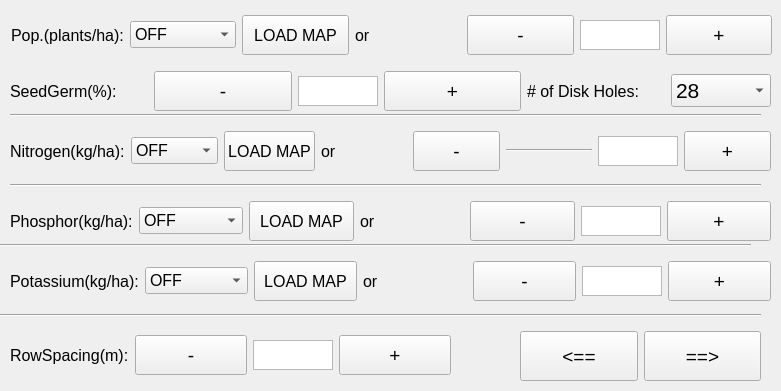
  <widget class="QWidget" name="config">
   <attribute name="title">
    <string>CONFIG</string>
   </attribute>
   <widget class="QWidget" name="layoutWidget">
    <property name="geometry">
     <rect>
      <x>10</x>
      <y>130</y>
      <width>761</width>
      <height>42</height>
     </rect>
    </property>
    <layout class="QHBoxLayout" name="horizontalLayout_14">
     <item>
      <widget class="QLabel" name="label_38">
       <property name="font">
        <font>
         <pointsize>12</pointsize>
        </font>
       </property>
       <property name="text">
        <string>Nitrogen(kg/ha):</string>
       </property>
      </widget>
     </item>
     <item>
      <widget class="QComboBox" name="list_n">
       <property name="font">
        <font>
         <pointsize>12</pointsize>
        </font>
       </property>
       <item>
        <property name="text">
         <string>OFF</string>
        </property>
       </item>
       <item>
        <property name="text">
         <string>MAP</string>
        </property>
       </item>
       <item>
        <property name="text">
         <string>FIX</string>
        </property>
       </item>
      </widget>
     </item>
     <item>
      <widget class="QPushButton" name="bt_load_n">
       <property name="minimumSize">
        <size>
         <width>0</width>
         <height>40</height>
        </size>
       </property>
       <property name="maximumSize">
        <size>
         <width>16777215</width>
         <height>40</height>
        </size>
       </property>
       <property name="font">
        <font>
         <pointsize>12</pointsize>
        </font>
       </property>
       <property name="text">
        <string>LOAD MAP</string>
       </property>
      </widget>
     </item>
     <item>
      <widget class="QLabel" name="label_25">
       <property name="font">
        <font>
         <pointsize>12</pointsize>
         <weight>50</weight>
         <italic>false</italic>
         <bold>false</bold>
        </font>
       </property>
       <property name="text">
        <string>or</string>
       </property>
      </widget>
     </item>
     <item>
      <widget class="QPushButton" name="bt_m_n">
       <property name="minimumSize">
        <size>
         <width>0</width>
         <height>40</height>
        </size>
       </property>
       <property name="maximumSize">
        <size>
         <width>16777215</width>
         <height>40</height>
        </size>
       </property>
       <property name="font">
        <font>
         <pointsize>14</pointsize>
        </font>
       </property>
       <property name="text">
        <string>-</string>
       </property>
      </widget>
     </item>
     <item>
      <widget class="Line" name="line">
       <property name="orientation">
        <enum>Qt::Horizontal</enum>
       </property>
      </widget>
     </item>
     <item>
      <widget class="QPlainTextEdit" name="ql_set_n">
       <property name="maximumSize">
        <size>
         <width>80</width>
         <height>30</height>
        </size>
       </property>
       <property name="font">
        <font>
         <pointsize>10</pointsize>
        </font>
       </property>
      </widget>
     </item>
     <item>
      <widget class="QPushButton" name="bt_p_n">
       <property name="minimumSize">
        <size>
         <width>0</width>
         <height>40</height>
        </size>
       </property>
       <property name="maximumSize">
        <size>
         <width>16777215</width>
         <height>40</height>
        </size>
       </property>
       <property name="font">
        <font>
         <pointsize>14</pointsize>
        </font>
       </property>
       <property name="text">
        <string>+</string>
       </property>
      </widget>
     </item>
    </layout>
   </widget>
   <widget class="QWidget" name="layoutWidget_3">
    <property name="geometry">
     <rect>
      <x>10</x>
      <y>200</y>
      <width>761</width>
      <height>42</height>
     </rect>
    </property>
    <layout class="QHBoxLayout" name="horizontalLayout_15">
     <item>
      <widget class="QLabel" name="label_39">
       <property name="font">
        <font>
         <pointsize>12</pointsize>
        </font>
       </property>
       <property name="text">
        <string>Phosphor(kg/ha):</string>
       </property>
      </widget>
     </item>
     <item>
      <widget class="QComboBox" name="list_p">
       <property name="font">
        <font>
         <pointsize>12</pointsize>
        </font>
       </property>
       <item>
        <property name="text">
         <string>OFF</string>
        </property>
       </item>
       <item>
        <property name="text">
         <string>MAP</string>
        </property>
       </item>
       <item>
        <property name="text">
         <string>FIX</string>
        </property>
       </item>
      </widget>
     </item>
     <item>
      <widget class="QPushButton" name="bt_load_p">
       <property name="minimumSize">
        <size>
         <width>0</width>
         <height>40</height>
        </size>
       </property>
       <property name="maximumSize">
        <size>
         <width>16777215</width>
         <height>40</height>
        </size>
       </property>
       <property name="font">
        <font>
         <pointsize>12</pointsize>
        </font>
       </property>
       <property name="text">
        <string>LOAD MAP</string>
       </property>
      </widget>
     </item>
     <item>
      <widget class="QLabel" name="label_26">
       <property name="font">
        <font>
         <pointsize>12</pointsize>
         <weight>50</weight>
         <italic>false</italic>
         <bold>false</bold>
        </font>
       </property>
       <property name="text">
        <string>or</string>
       </property>
      </widget>
     </item>
     <item>
      <widget class="QPushButton" name="bt_m_p">
       <property name="minimumSize">
        <size>
         <width>0</width>
         <height>40</height>
        </size>
       </property>
       <property name="maximumSize">
        <size>
         <width>16777215</width>
         <height>40</height>
        </size>
       </property>
       <property name="font">
        <font>
         <pointsize>14</pointsize>
        </font>
       </property>
       <property name="text">
        <string>-</string>
       </property>
      </widget>
     </item>
     <item>
      <widget class="QPlainTextEdit" name="ql_set_p">
       <property name="maximumSize">
        <size>
         <width>80</width>
         <height>30</height>
        </size>
       </property>
       <property name="font">
        <font>
         <pointsize>10</pointsize>
        </font>
       </property>
      </widget>
     </item>
     <item>
      <widget class="QPushButton" name="bt_p_p">
       <property name="minimumSize">
        <size>
         <width>0</width>
         <height>40</height>
        </size>
       </property>
       <property name="maximumSize">
        <size>
         <width>16777215</width>
         <height>40</height>
        </size>
       </property>
       <property name="font">
        <font>
         <pointsize>14</pointsize>
        </font>
       </property>
       <property name="text">
        <string>+</string>
       </property>
      </widget>
     </item>
    </layout>
   </widget>
   <widget class="Line" name="line_2">
    <property name="geometry">
     <rect>
      <x>10</x>
      <y>100</y>
      <width>751</width>
      <height>31</height>
     </rect>
    </property>
    <property name="orientation">
     <enum>Qt::Horizontal</enum>
    </property>
   </widget>
   <widget class="Line" name="line_3">
    <property name="geometry">
     <rect>
      <x>10</x>
      <y>170</y>
      <width>751</width>
      <height>31</height>
     </rect>
    </property>
    <property name="orientation">
     <enum>Qt::Horizontal</enum>
    </property>
   </widget>
   <widget class="QWidget" name="layoutWidget_4">
    <property name="geometry">
     <rect>
      <x>10</x>
      <y>260</y>
      <width>761</width>
      <height>42</height>
     </rect>
    </property>
    <layout class="QHBoxLayout" name="horizontalLayout_16">
     <item>
      <widget class="QLabel" name="label_40">
       <property name="font">
        <font>
         <pointsize>12</pointsize>
        </font>
       </property>
       <property name="text">
        <string>Potassium(kg/ha):</string>
       </property>
      </widget>
     </item>
     <item>
      <widget class="QComboBox" name="list_k">
       <property name="font">
        <font>
         <pointsize>12</pointsize>
        </font>
       </property>
       <item>
        <property name="text">
         <string>OFF</string>
        </property>
       </item>
       <item>
        <property name="text">
         <string>MAP</string>
        </property>
       </item>
       <item>
        <property name="text">
         <string>FIX</string>
        </property>
       </item>
      </widget>
     </item>
     <item>
      <widget class="QPushButton" name="bt_load_k">
       <property name="minimumSize">
        <size>
         <width>0</width>
         <height>40</height>
        </size>
       </property>
       <property name="maximumSize">
        <size>
         <width>16777215</width>
         <height>40</height>
        </size>
       </property>
       <property name="font">
        <font>
         <pointsize>12</pointsize>
        </font>
       </property>
       <property name="text">
        <string>LOAD MAP</string>
       </property>
      </widget>
     </item>
     <item>
      <widget class="QLabel" name="label_27">
       <property name="font">
        <font>
         <pointsize>12</pointsize>
         <weight>50</weight>
         <italic>false</italic>
         <bold>false</bold>
        </font>
       </property>
       <property name="text">
        <string>or</string>
       </property>
      </widget>
     </item>
     <item>
      <widget class="QPushButton" name="bt_m_k">
       <property name="minimumSize">
        <size>
         <width>0</width>
         <height>40</height>
        </size>
       </property>
       <property name="maximumSize">
        <size>
         <width>16777215</width>
         <height>40</height>
        </size>
       </property>
       <property name="font">
        <font>
         <pointsize>14</pointsize>
        </font>
       </property>
       <property name="text">
        <string>-</string>
       </property>
      </widget>
     </item>
     <item>
      <widget class="QPlainTextEdit" name="ql_set_k">
       <property name="maximumSize">
        <size>
         <width>80</width>
         <height>30</height>
        </size>
       </property>
       <property name="font">
        <font>
         <pointsize>10</pointsize>
        </font>
       </property>
      </widget>
     </item>
     <item>
      <widget class="QPushButton" name="bt_p_k">
       <property name="minimumSize">
        <size>
         <width>0</width>
         <height>40</height>
        </size>
       </property>
       <property name="maximumSize">
        <size>
         <width>16777215</width>
         <height>40</height>
        </size>
       </property>
       <property name="font">
        <font>
         <pointsize>14</pointsize>
        </font>
       </property>
       <property name="text">
        <string>+</string>
       </property>
      </widget>
     </item>
    </layout>
   </widget>
   <widget class="Line" name="line_4">
    <property name="geometry">
     <rect>
      <x>0</x>
      <y>230</y>
      <width>751</width>
      <height>31</height>
     </rect>
    </property>
    <property name="orientation">
     <enum>Qt::Horizontal</enum>
    </property>
   </widget>
   <widget class="Line" name="line_5">
    <property name="geometry">
     <rect>
      <x>0</x>
      <y>300</y>
      <width>761</width>
      <height>31</height>
     </rect>
    </property>
    <property name="orientation">
     <enum>Qt::Horizontal</enum>
    </property>
   </widget>
   <widget class="QWidget" name="layoutWidget">
    <property name="geometry">
     <rect>
      <x>11</x>
      <y>14</y>
      <width>761</width>
      <height>42</height>
     </rect>
    </property>
    <layout class="QHBoxLayout" name="horizontalLayout_11">
     <item>
      <widget class="QLabel" name="label_36">
       <property name="font">
        <font>
         <pointsize>12</pointsize>
        </font>
       </property>
       <property name="text">
        <string>Pop.(plants/ha):</string>
       </property>
      </widget>
     </item>
     <item>
      <widget class="QComboBox" name="list_pop">
       <property name="font">
        <font>
         <pointsize>12</pointsize>
        </font>
       </property>
       <item>
        <property name="text">
         <string>OFF</string>
        </property>
       </item>
       <item>
        <property name="text">
         <string>MAP</string>
        </property>
       </item>
       <item>
        <property name="text">
         <string>FIX</string>
        </property>
       </item>
      </widget>
     </item>
     <item>
      <widget class="QPushButton" name="bt_load_pol">
       <property name="minimumSize">
        <size>
         <width>0</width>
         <height>40</height>
        </size>
       </property>
       <property name="maximumSize">
        <size>
         <width>16777215</width>
         <height>40</height>
        </size>
       </property>
       <property name="font">
        <font>
         <pointsize>12</pointsize>
        </font>
       </property>
       <property name="text">
        <string>LOAD MAP</string>
       </property>
      </widget>
     </item>
     <item>
      <widget class="QLabel" name="label_21">
       <property name="font">
        <font>
         <pointsize>12</pointsize>
         <weight>50</weight>
         <italic>false</italic>
         <bold>false</bold>
        </font>
       </property>
       <property name="text">
        <string>or</string>
       </property>
      </widget>
     </item>
     <item>
      <widget class="QPushButton" name="bt_m_pop">
       <property name="minimumSize">
        <size>
         <width>0</width>
         <height>40</height>
        </size>
       </property>
       <property name="maximumSize">
        <size>
         <width>16777215</width>
         <height>40</height>
        </size>
       </property>
       <property name="font">
        <font>
         <pointsize>14</pointsize>
        </font>
       </property>
       <property name="text">
        <string>-</string>
       </property>
      </widget>
     </item>
     <item>
      <widget class="QPlainTextEdit" name="ql_set_pop">
       <property name="maximumSize">
        <size>
         <width>80</width>
         <height>30</height>
        </size>
       </property>
       <property name="font">
        <font>
         <pointsize>10</pointsize>
        </font>
       </property>
      </widget>
     </item>
     <item>
      <widget class="QPushButton" name="bt_p_pop">
       <property name="minimumSize">
        <size>
         <width>0</width>
         <height>40</height>
        </size>
       </property>
       <property name="maximumSize">
        <size>
         <width>16777215</width>
         <height>40</height>
        </size>
       </property>
       <property name="font">
        <font>
         <pointsize>14</pointsize>
        </font>
       </property>
       <property name="text">
        <string>+</string>
       </property>
      </widget>
     </item>
    </layout>
   </widget>
   <widget class="QWidget" name="layoutWidget">
    <property name="geometry">
     <rect>
      <x>10</x>
      <y>70</y>
      <width>761</width>
      <height>42</height>
     </rect>
    </property>
    <layout class="QHBoxLayout" name="horizontalLayout_12">
     <item>
      <widget class="QLabel" name="label_20">
       <property name="font">
        <font>
         <pointsize>12</pointsize>
         <weight>50</weight>
         <italic>false</italic>
         <bold>false</bold>
        </font>
       </property>
       <property name="text">
        <string>SeedGerm(%):</string>
       </property>
      </widget>
     </item>
     <item>
      <widget class="QPushButton" name="bt_m_germ">
       <property name="minimumSize">
        <size>
         <width>0</width>
         <height>40</height>
        </size>
       </property>
       <property name="maximumSize">
        <size>
         <width>16777215</width>
         <height>40</height>
        </size>
       </property>
       <property name="font">
        <font>
         <pointsize>14</pointsize>
        </font>
       </property>
       <property name="text">
        <string>-</string>
       </property>
      </widget>
     </item>
     <item>
      <widget class="QPlainTextEdit" name="ql_set_germ">
       <property name="maximumSize">
        <size>
         <width>80</width>
         <height>30</height>
        </size>
       </property>
       <property name="font">
        <font>
         <pointsize>10</pointsize>
        </font>
       </property>
      </widget>
     </item>
     <item>
      <widget class="QPushButton" name="bt_p_germ">
       <property name="minimumSize">
        <size>
         <width>0</width>
         <height>40</height>
        </size>
       </property>
       <property name="maximumSize">
        <size>
         <width>16777215</width>
         <height>40</height>
        </size>
       </property>
       <property name="font">
        <font>
         <pointsize>14</pointsize>
        </font>
       </property>
       <property name="text">
        <string>+</string>
       </property>
      </widget>
     </item>
     <item>
      <widget class="QLabel" name="label_15">
       <property name="font">
        <font>
         <pointsize>12</pointsize>
         <weight>50</weight>
         <italic>false</italic>
         <bold>false</bold>
        </font>
       </property>
       <property name="text">
        <string># of Disk Holes:</string>
       </property>
      </widget>
     </item>
     <item>
      <widget class="QComboBox" name="list_holes">
       <property name="maximumSize">
        <size>
         <width>100</width>
         <height>16777215</height>
        </size>
       </property>
       <property name="font">
        <font>
         <pointsize>16</pointsize>
        </font>
       </property>
       <item>
        <property name="text">
         <string>28</string>
        </property>
       </item>
       <item>
        <property name="text">
         <string>45</string>
        </property>
       </item>
       <item>
        <property name="text">
         <string>64</string>
        </property>
       </item>
       <item>
        <property name="text">
         <string>84</string>
        </property>
       </item>
      </widget>
     </item>
    </layout>
   </widget>
   <widget class="QWidget" name="layoutWidget">
    <property name="geometry">
     <rect>
      <x>10</x>
      <y>330</y>
      <width>441</width>
      <height>51</height>
     </rect>
    </property>
    <layout class="QHBoxLayout" name="horizontalLayout_13">
     <item>
      <widget class="QLabel" name="label_13">
       <property name="font">
        <font>
         <pointsize>12</pointsize>
         <weight>50</weight>
         <italic>false</italic>
         <bold>false</bold>
        </font>
       </property>
       <property name="text">
        <string>RowSpacing(m):</string>
       </property>
      </widget>
     </item>
     <item>
      <widget class="QPushButton" name="bt_m_spacing">
       <property name="minimumSize">
        <size>
         <width>0</width>
         <height>40</height>
        </size>
       </property>
       <property name="maximumSize">
        <size>
         <width>16777215</width>
         <height>40</height>
        </size>
       </property>
       <property name="font">
        <font>
         <pointsize>14</pointsize>
        </font>
       </property>
       <property name="text">
        <string>-</string>
       </property>
      </widget>
     </item>
     <item>
      <widget class="QPlainTextEdit" name="ql_set_spacing">
       <property name="maximumSize">
        <size>
         <width>80</width>
         <height>30</height>
        </size>
       </property>
       <property name="font">
        <font>
         <pointsize>10</pointsize>
        </font>
       </property>
      </widget>
     </item>
     <item>
      <widget class="QPushButton" name="bt_p_spacing">
       <property name="minimumSize">
        <size>
         <width>0</width>
         <height>40</height>
        </size>
       </property>
       <property name="maximumSize">
        <size>
         <width>16777215</width>
         <height>40</height>
        </size>
       </property>
       <property name="font">
        <font>
         <pointsize>14</pointsize>
        </font>
       </property>
       <property name="text">
        <string>+</string>
       </property>
      </widget>
     </item>
    </layout>
   </widget>
   <widget class="QWidget" name="layoutWidget">
    <property name="geometry">
     <rect>
      <x>520</x>
      <y>330</y>
      <width>241</width>
      <height>52</height>
     </rect>
    </property>
    <layout class="QHBoxLayout" name="horizontalLayout_17">
     <item>
      <widget class="QPushButton" name="bt_back_main">
       <property name="minimumSize">
        <size>
         <width>0</width>
         <height>50</height>
        </size>
       </property>
       <property name="maximumSize">
        <size>
         <width>16777215</width>
         <height>50</height>
        </size>
       </property>
       <property name="font">
        <font>
         <pointsize>14</pointsize>
        </font>
       </property>
       <property name="text">
        <string>&lt;==</string>
       </property>
      </widget>
     </item>
     <item>
      <widget class="QPushButton" name="bt_to_aux">
       <property name="minimumSize">
        <size>
         <width>0</width>
         <height>50</height>
        </size>
       </property>
       <property name="maximumSize">
        <size>
         <width>16777215</width>
         <height>50</height>
        </size>
       </property>
       <property name="font">
        <font>
         <pointsize>14</pointsize>
        </font>
       </property>
       <property name="text">
        <string>==&gt;</string>
       </property>
      </widget>
     </item>
    </layout>
   </widget>
   <zorder>layoutWidget</zorder>
   <zorder>layoutWidget</zorder>
   <zorder>layoutWidget</zorder>
   <zorder>layoutWidget</zorder>
   <zorder>layoutWidget</zorder>
   <zorder>layoutWidget_3</zorder>
   <zorder>line_2</zorder>
   <zorder>line_3</zorder>
   <zorder>layoutWidget_4</zorder>
   <zorder>line_4</zorder>
   <zorder>line_5</zorder>
  </widget>
